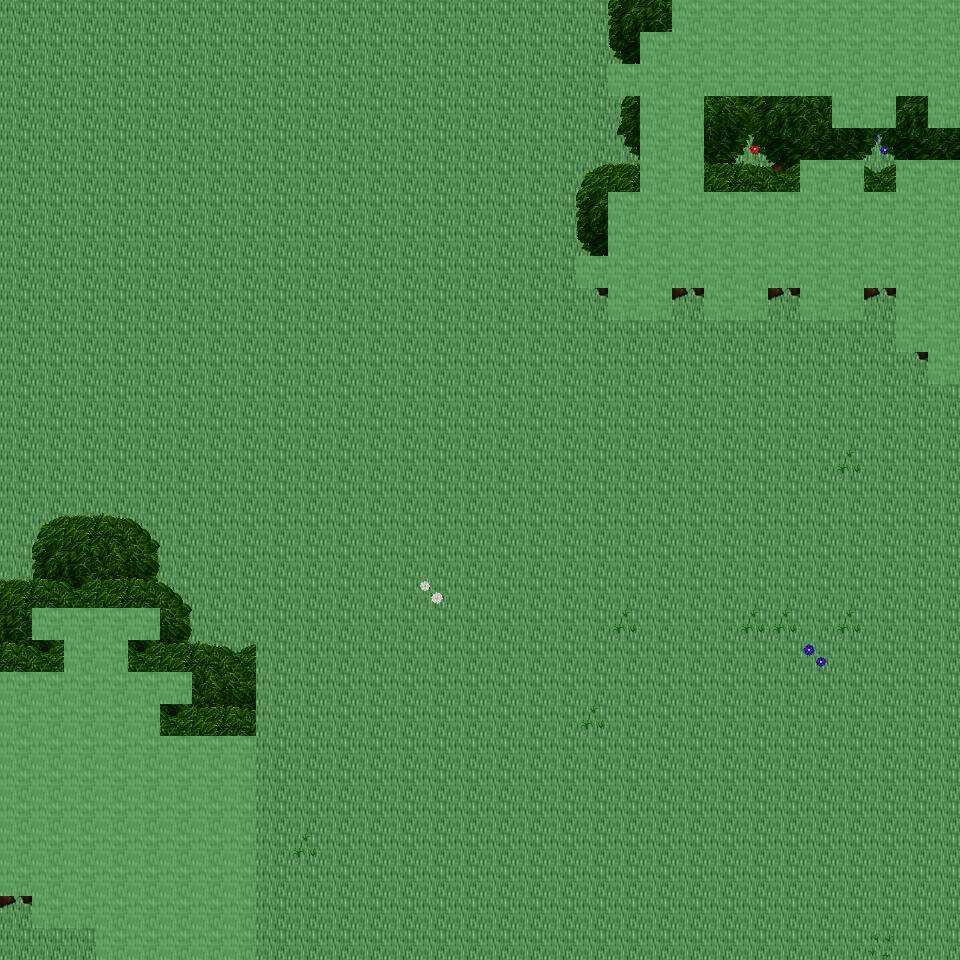

This is a level from a 2D game, rendered from its Tiled map with the project's own tilesets. A one-line summary and the map file follow, with tile-layer data summarised:
An orthogonal 30x30 tile map with 32x32 px tiles, 6 tile layers (Ground, Object, Object2, Above, ...), 18 tilesets and 4 objects (4x mapExit).

<map version="1.0" orientation="orthogonal" renderorder="right-down" width="30" height="30" tilewidth="32" tileheight="32" nextobjectid="5">
  <tileset firstgid="1" name="tileset_ground_ground" tilewidth="32" tileheight="32" tilecount="33" columns="3">
    <image source="../drawable/tileset_ground_ground.png" width="96" height="352" />
  </tileset>
  <tileset firstgid="34" name="tileset_plant_flower_daisy_white" tilewidth="32" tileheight="32" tilecount="8" columns="2">
    <image source="../drawable/tileset_plant_flower_daisy_white.png" width="64" height="128" />
  </tileset>
  <tileset firstgid="42" name="tileset_plant_grasses" tilewidth="32" tileheight="32" tilecount="6" columns="3">
    <image source="../drawable/tileset_plant_grasses.png" width="96" height="64" />
  </tileset>
  <tileset firstgid="48" name="tileset_plant_flower_daisy_yellow" tilewidth="32" tileheight="32" tilecount="8" columns="2">
    <image source="../drawable/tileset_plant_flower_daisy_yellow.png" width="64" height="128" />
  </tileset>
  <tileset firstgid="56" name="tileset_plant_flower_daisy_blue" tilewidth="32" tileheight="32" tilecount="8" columns="2">
    <image source="../drawable/tileset_plant_flower_daisy_blue.png" width="64" height="128" />
  </tileset>
  <tileset firstgid="64" name="tileset_plant_flower_daisy_red" tilewidth="32" tileheight="32" tilecount="8" columns="2">
    <image source="../drawable/tileset_plant_flower_daisy_red.png" width="64" height="128" />
  </tileset>
  <tileset firstgid="72" name="tileset_plant_tree_tree_darkgreen" tilewidth="32" tileheight="32" tilecount="88" columns="8">
    <image source="../drawable/tileset_plant_tree_tree_darkgreen.png" width="256" height="352" />
  </tileset>
  <tileset firstgid="160" name="tileset_logic_creature_animal" tilewidth="32" tileheight="32" tilecount="32" columns="8">
    <image source="../drawable/tileset_logic_creature_animal.png" width="256" height="128" />
  </tileset>
  <tileset firstgid="192" name="tileset_logic_creature_elf" tilewidth="32" tileheight="32" tilecount="16" columns="8">
    <image source="../drawable/tileset_logic_creature_elf.png" width="256" height="64" />
  </tileset>
  <tileset firstgid="208" name="tileset_logic_collision" tilewidth="32" tileheight="32" tilecount="1" columns="1">
    <image source="../drawable/tileset_logic_collision.png" width="32" height="32" />
  </tileset>
  <tileset firstgid="209" name="tileset_logic_creature_human_evil" tilewidth="32" tileheight="32" tilecount="16" columns="8">
    <image source="../drawable/tileset_logic_creature_human_evil.png" width="256" height="64" />
  </tileset>
  <tileset firstgid="225" name="tileset_logic_portal" tilewidth="32" tileheight="32" tilecount="24" columns="8">
    <image source="../drawable/tileset_logic_portal.png" width="256" height="96" />
  </tileset>
  <tileset firstgid="249" name="tileset_ground_green_paving" tilewidth="32" tileheight="32" tilecount="18" columns="3">
    <image source="../drawable/tileset_ground_green_paving.png" width="96" height="192" />
  </tileset>
  <tileset firstgid="267" name="tileset_ground_water_swamp_water" tilewidth="32" tileheight="32" tilecount="33" columns="3">
    <image source="../drawable/tileset_ground_water_swamp_water.png" width="96" height="352" />
  </tileset>
  <tileset firstgid="300" name="tileset_plant_grasses_swamp" tilewidth="32" tileheight="32" tilecount="42" columns="6">
    <image source="../drawable/tileset_plant_grasses_swamp.png" width="192" height="224" />
  </tileset>
  <tileset firstgid="342" name="tileset_logic_protection" tilewidth="32" tileheight="32" tilecount="2" columns="2">
    <image source="../drawable/tileset_logic_protection.png" width="64" height="32" />
  </tileset>
  <tileset firstgid="344" name="tileset_logic_creature_ogre" tilewidth="32" tileheight="32" tilecount="4" columns="4">
    <image source="../drawable/tileset_logic_creature_ogre.png" width="128" height="32" />
  </tileset>
  <tileset firstgid="348" name="tileset_logic_creature_undead_skeleton" tilewidth="32" tileheight="32" tilecount="6" columns="6">
    <image source="../drawable/tileset_logic_creature_undead_skeleton.png" width="192" height="32" />
  </tileset>
  <layer name="Ground" width="30" height="30">
    <data>[900 cells, 900 non-empty, 1 distinct tile ids]</data>
  </layer>
  <layer name="Object" width="30" height="30">
    <data>[900 cells, 154 non-empty, 26 distinct tile ids]</data>
  </layer>
  <layer name="Object2" width="30" height="30">
    <data>[900 cells, 4 non-empty, 2 distinct tile ids]</data>
  </layer>
  <layer name="Above" width="30" height="30">
    <data>[900 cells, 181 non-empty, 34 distinct tile ids]</data>
  </layer>
  <layer name="Above2" width="30" height="30">
    <data>[900 cells, 47 non-empty, 16 distinct tile ids]</data>
  </layer>
  <layer name="Walkable" width="30" height="30">
    <data>[900 cells, 157 non-empty, 1 distinct tile ids]</data>
  </layer>
  <objectgroup name="MapEvents">
    <object id="1" name="south" type="mapExit" x="0" y="928" width="96" height="32">
      <properties>
        <property name="map" value="level_0_x191_y60" />
        <property name="x" value="0" />
        <property name="y" value="1" />
      </properties>
    </object>
    <object id="2" name="south2" type="mapExit" x="256" y="928" width="704" height="32">
      <properties>
        <property name="map" value="level_0_x191_y60" />
        <property name="x" value="8" />
        <property name="y" value="1" />
      </properties>
    </object>
    <object id="3" name="west" type="mapExit" x="0" y="0" width="32" height="672">
      <properties>
        <property name="map" value="level_0_x190_y59" />
        <property name="x" value="28" />
        <property name="y" value="0" />
      </properties>
    </object>
    <object id="4" name="west2" type="mapExit" x="0" y="896" width="32" height="64">
      <properties>
        <property name="map" value="level_0_x190_y59" />
        <property name="x" value="28" />
        <property name="y" value="28" />
      </properties>
    </object>
  </objectgroup>
</map>
